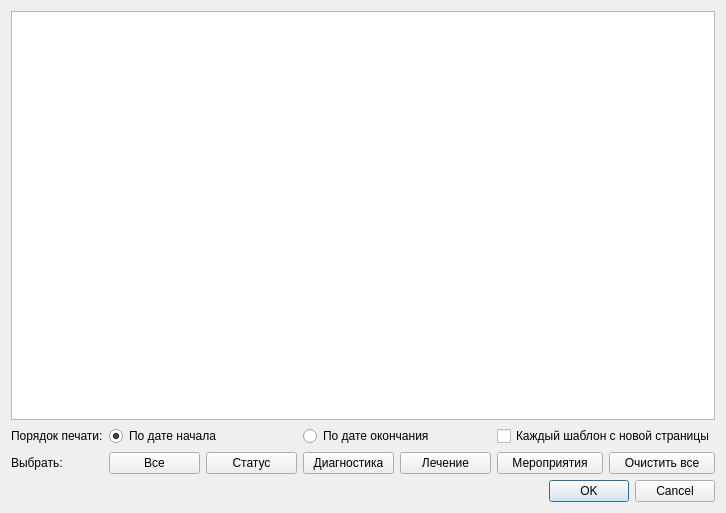
<?xml version="1.0" encoding="UTF-8"?>
<ui version="4.0">
 <class>PrintActionsListDialog</class>
 <widget class="QDialog" name="PrintActionsListDialog">
  <property name="windowModality">
   <enum>Qt::WindowModal</enum>
  </property>
  <property name="geometry">
   <rect>
    <x>0</x>
    <y>0</y>
    <width>726</width>
    <height>513</height>
   </rect>
  </property>
  <property name="windowTitle">
   <string>Печать списка действий по отдельным шаблонам</string>
  </property>
  <layout class="QGridLayout" name="gridLayout">
   <item row="1" column="0">
    <widget class="QLabel" name="label">
     <property name="text">
      <string>Порядок печати:</string>
     </property>
    </widget>
   </item>
   <item row="2" column="2">
    <widget class="QPushButton" name="btnSelectStatus">
     <property name="text">
      <string>Статус</string>
     </property>
    </widget>
   </item>
   <item row="2" column="1">
    <widget class="QPushButton" name="btnSelectAll">
     <property name="text">
      <string>Все</string>
     </property>
    </widget>
   </item>
   <item row="2" column="0">
    <widget class="QLabel" name="label_2">
     <property name="text">
      <string>Выбрать:</string>
     </property>
    </widget>
   </item>
   <item row="2" column="3">
    <widget class="QPushButton" name="btnSelectDiagnostic">
     <property name="text">
      <string>Диагностика</string>
     </property>
    </widget>
   </item>
   <item row="2" column="4">
    <widget class="QPushButton" name="btnSelectCure">
     <property name="text">
      <string>Лечение</string>
     </property>
    </widget>
   </item>
   <item row="2" column="5">
    <widget class="QPushButton" name="btnSelectMisc">
     <property name="text">
      <string>Мероприятия</string>
     </property>
    </widget>
   </item>
   <item row="2" column="6">
    <widget class="QPushButton" name="btnSelectNone">
     <property name="text">
      <string>Очистить все</string>
     </property>
    </widget>
   </item>
   <item row="1" column="1" colspan="2">
    <widget class="QRadioButton" name="rbSortByBegDate">
     <property name="text">
      <string>По дате начала</string>
     </property>
     <property name="checked">
      <bool>true</bool>
     </property>
    </widget>
   </item>
   <item row="0" column="0" colspan="7">
    <widget class="QTableView" name="tblActions"/>
   </item>
   <item row="3" column="0" colspan="7">
    <widget class="QDialogButtonBox" name="buttonBox">
     <property name="orientation">
      <enum>Qt::Horizontal</enum>
     </property>
     <property name="standardButtons">
      <set>QDialogButtonBox::Cancel|QDialogButtonBox::Ok</set>
     </property>
    </widget>
   </item>
   <item row="1" column="3" colspan="2">
    <widget class="QRadioButton" name="rbSortByEndDate">
     <property name="text">
      <string>По дате окончания</string>
     </property>
    </widget>
   </item>
   <item row="1" column="5" colspan="2">
    <widget class="QCheckBox" name="chbAddPageBreaks">
     <property name="text">
      <string>Каждый шаблон с новой страницы</string>
     </property>
    </widget>
   </item>
  </layout>
 </widget>
 <resources/>
 <connections>
  <connection>
   <sender>buttonBox</sender>
   <signal>accepted()</signal>
   <receiver>PrintActionsListDialog</receiver>
   <slot>accept()</slot>
   <hints>
    <hint type="sourcelabel">
     <x>248</x>
     <y>254</y>
    </hint>
    <hint type="destinationlabel">
     <x>157</x>
     <y>274</y>
    </hint>
   </hints>
  </connection>
  <connection>
   <sender>buttonBox</sender>
   <signal>rejected()</signal>
   <receiver>PrintActionsListDialog</receiver>
   <slot>reject()</slot>
   <hints>
    <hint type="sourcelabel">
     <x>316</x>
     <y>260</y>
    </hint>
    <hint type="destinationlabel">
     <x>286</x>
     <y>274</y>
    </hint>
   </hints>
  </connection>
 </connections>
</ui>
